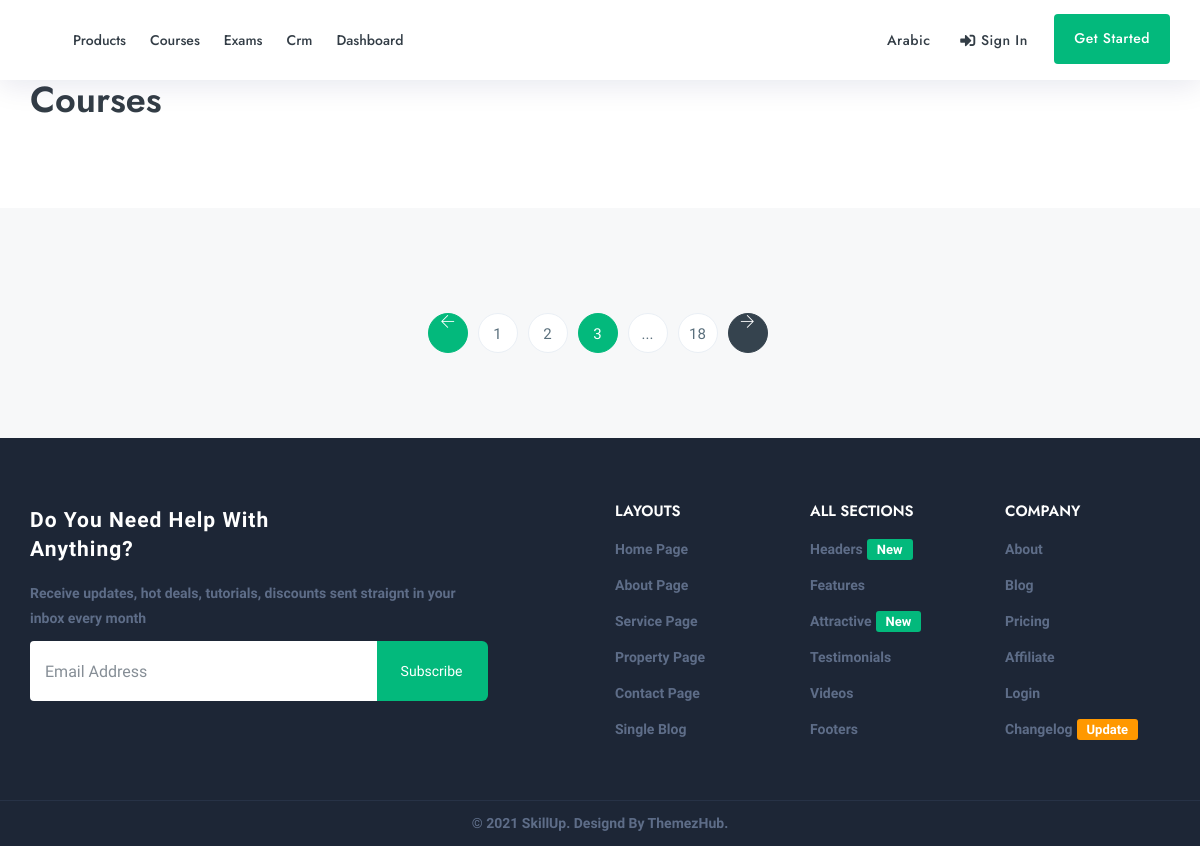
The app's page /courses/, older data.
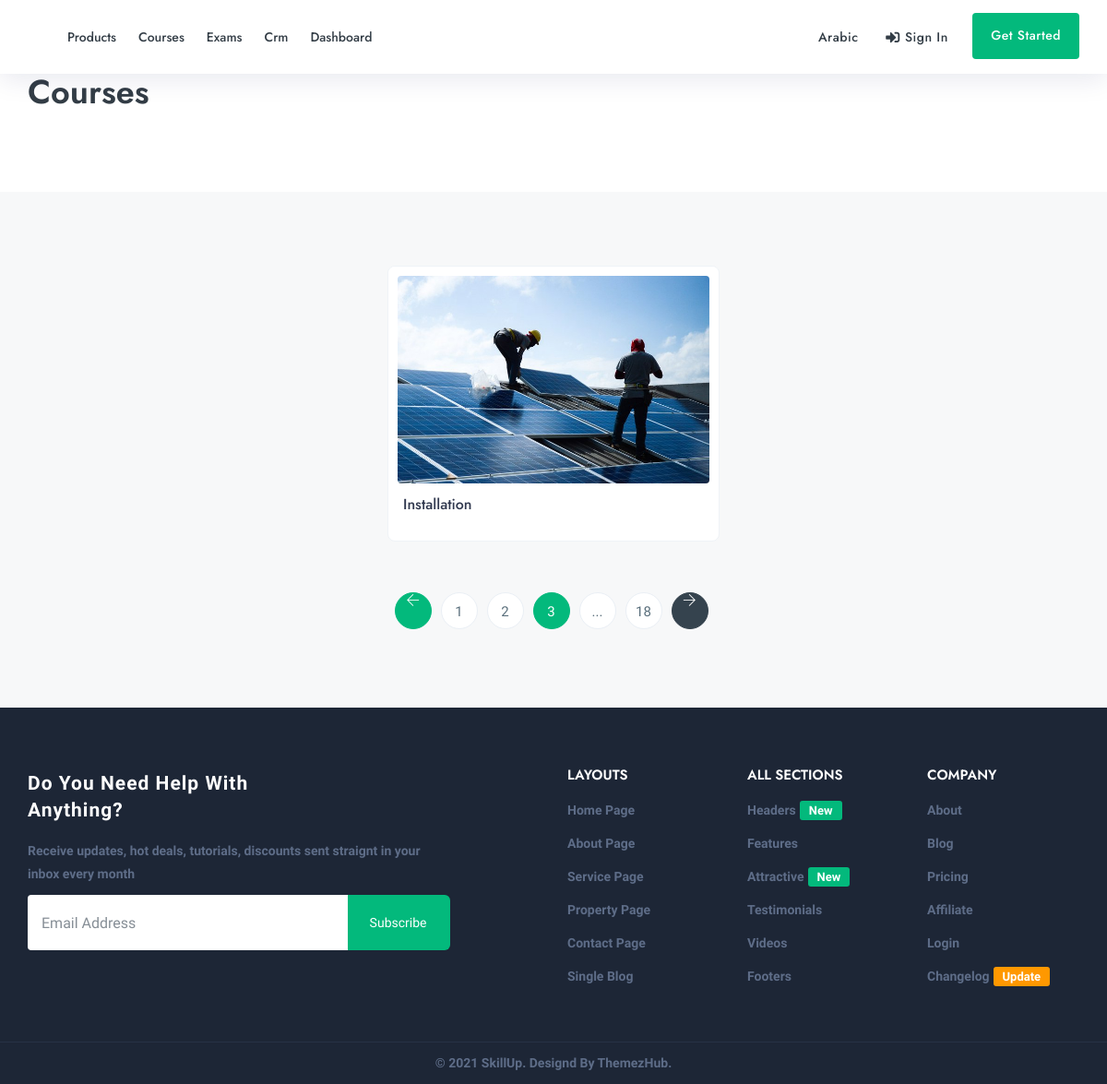
The same page, newer data.
### courses/models.py (models this page shows, shortened)
class Courses(models.Model):
    name = models.CharField(max_length=50)
    description = models.TextField()
    icon = models.ImageField(
        upload_to="courses/cover",
        height_field=None,
        width_field=None,
        max_length=100,
    )

### courses/views.py (the view)
# urls.py: path("", views.all_courses),
def all_courses(request):
    courses = models.Courses.objects.all()
    context = {"courses": courses, "title": "all courses"}
    return render(request, "all-courses.html", context)

### courses/templates/all-courses.html (shortened to what this page needs)
{% extends 'base.html' %}
{% block content %}
      <section class="page-title">
        <div class="container">
          <div class="row">
            <div class="col-lg-12 col-md-12">
              <div class="breadcrumbs-wrap">
                <h1 class="breadcrumb-title">Courses</h1>
              </div>
            </div>
          </div>
        </div>
      </section>
      <section class="gray">
        <div class="container">
          <div class="row justify-content-center">
            {% for course in courses %}
            <div class="col-xl-4 col-lg-4 col-md-6 col-sm-12 ">
              <div class="crs_grid shadow_none brd">
                <div class="crs_grid_thumb">
                  <a href="{{course.id}}" class="crs_detail_link">
                    <img
                      src="{{course.icon.url}}"
                      class="img-fluid rounded"
                      alt=""
                    />
                  </a>
                </div>
                <div class="crs_grid_caption">
                  <div class="crs_title">
                    <h4>
                      <a href="{{course.id}}" class="crs_title_link"
                        >{{course.name}}</a
                      >
                    </h4>
                  </div>
                </div>
              </div>
            </div>
            {% endfor %}
          </div>
          <div class="row">
            <div class="col-lg-12 col-md-12 col-sm-12">
              <ul class="pagination p-center">
                <li class="page-item">
                  <a class="page-link" href="#" aria-label="Previous">
                    <span class="ti-arrow-left"></span>
                  </a>
                </li>
                <li class="page-item"><a class="page-link" href="#">1</a></li>
                <li class="page-item"><a class="page-link" href="#">2</a></li>
                <li class="page-item active">
                  <a class="page-link" href="#">3</a>
                </li>
                <li class="page-item"><a class="page-link" href="#">...</a></li>
                <li class="page-item"><a class="page-link" href="#">18</a></li>
                <li class="page-item">
                  <a class="page-link" href="#" aria-label="Next">
                    <span class="ti-arrow-right"></span>
                  </a>
                </li>
              </ul>
            </div>
          </div>
        </div>
      </section>
      {% endblock content %}

### templates/base.html (shortened to what this page needs)
{% load static %}
{% load tailwind_tags %}
{%tailwind_css %}
<!DOCTYPE html>
<html lang="zxx">
  <head>
    <link href="{% static 'css/styles.css' %}" rel="stylesheet" />
  </head>
  <body>
    <div id="main-wrapper">
      <div class="header header-light head-shadow sticky">
        <div class="container ">
          <nav id="navigation" class="navigation navigation-landscape">
            <div class="nav-header">
              <a class="nav-brand" href="#">
              </a>
            </div>
            <div class="nav-menus-wrapper">
              <ul class="nav-menu">
                <li><a href="/">Products</a></li>
                <li><a href="/courses">Courses</a></li>
                <li><a href="/courses/exams">Exams</a></li>
                <li><a href="/crm">Crm</a></li>
                <li><a href="/admin">Dashboard</a></li>
              </ul>
              <ul class="nav-menu nav-menu-social align-to-right">
                {% if lang != "ar" %}
                <li>
                  <a
                    href="?lang=ar"
                    class="alio_green"
                    data-toggle="modal"
                    data-target="#login"
                  >
                    <span class="dn-lg">Arabic</span>
                  </a>
                </li>
                {% endif %}
                <li>
                  <a
                    href="#"
                    class="alio_green"
                    data-toggle="modal"
                    data-target="#login"
                  >
                    <i class="fas fa-sign-in-alt mr-1"></i
                    ><span class="dn-lg">Sign In</span>
                  </a>
                </li>
                <li class="add-listing theme-bg">
                  <a href="signup.html" class="text-white">Get Started</a>
                </li>
              </ul>
            </div>
          </nav>
        </div>
      </div>
      {% block content %} {% endblock content %}
      <footer class="dark-footer skin-dark-footer style-2">
        <div class="footer-middle">
          <div class="container">
            <div class="row">
              <div class="col-lg-5 col-md-5">
                <div class="footer_widget">
                  <h4 class="extream mb-3">
                    Do you need help with<br />anything?
                  </h4>
                  <p>
                    Receive updates, hot deals, tutorials, discounts sent
                    straignt in your inbox every month
                  </p>
                  <div class="foot-news-last">
                    <div class="input-group">
                      <input
                        type="text"
                        class="form-control"
                        placeholder="Email Address"
                      />
                      <div class="input-group-append">
                        <button
                          type="button"
                          class="input-group-text theme-bg b-0 text-light"
                        >
                          Subscribe
                        </button>
                      </div>
                    </div>
                  </div>
                </div>
              </div>
              <div class="col-lg-6 col-md-7 ml-auto">
                <div class="row">
                  <div class="col-lg-4 col-md-4">
                    <div class="footer_widget">
                      <h4 class="widget_title">Layouts</h4>
                      <ul class="footer-menu">
                        <li><a href="#">Home Page</a></li>
                        <li><a href="#">About Page</a></li>
                        <li><a href="#">Service Page</a></li>
                        <li><a href="#">Property Page</a></li>
                        <li><a href="#">Contact Page</a></li>
                        <li><a href="#">Single Blog</a></li>
                      </ul>
                    </div>
                  </div>
                  <div class="col-lg-4 col-md-4">
                    <div class="footer_widget">
                      <h4 class="widget_title">All Sections</h4>
                      <ul class="footer-menu">
                        <li>
                          <a href="#">Headers<span class="new">New</span></a>
                        </li>
                        <li><a href="#">Features</a></li>
                        <li>
                          <a href="#">Attractive<span class="new">New</span></a>
                        </li>
                        <li><a href="#">Testimonials</a></li>
                        <li><a href="#">Videos</a></li>
                        <li><a href="#">Footers</a></li>
                      </ul>
                    </div>
                  </div>
                  <div class="col-lg-4 col-md-4">
                    <div class="footer_widget">
                      <h4 class="widget_title">Company</h4>
                      <ul class="footer-menu">
                        <li><a href="#">About</a></li>
                        <li><a href="#">Blog</a></li>
                        <li><a href="#">Pricing</a></li>
                        <li><a href="#">Affiliate</a></li>
                        <li><a href="#">Login</a></li>
                        <li>
                          <a href="#"
                            >Changelog<span class="update">Update</span></a
                          >
                        </li>
                      </ul>
                    </div>
                  </div>
                </div>
              </div>
            </div>
          </div>
        </div>
        <div class="footer-bottom">
          <div class="container">
            <div class="row align-items-center">
              <div class="col-lg-12 col-md-12 text-center">
                <p class="mb-0">
                  © 2021 SkillUp. Designd By
                  <a href="https://themezhub.com">ThemezHub</a>.
                </p>
              </div>
            </div>
          </div>
        </div>
      </footer>
    </div>
  </body>
</html>

### templates/base.html (style rules this page uses)
.sticky { position: fixed; width: 100%; }

Row changes from the older to the newer data that the page shows:
added Courses: icon (picture), name "Installation"
